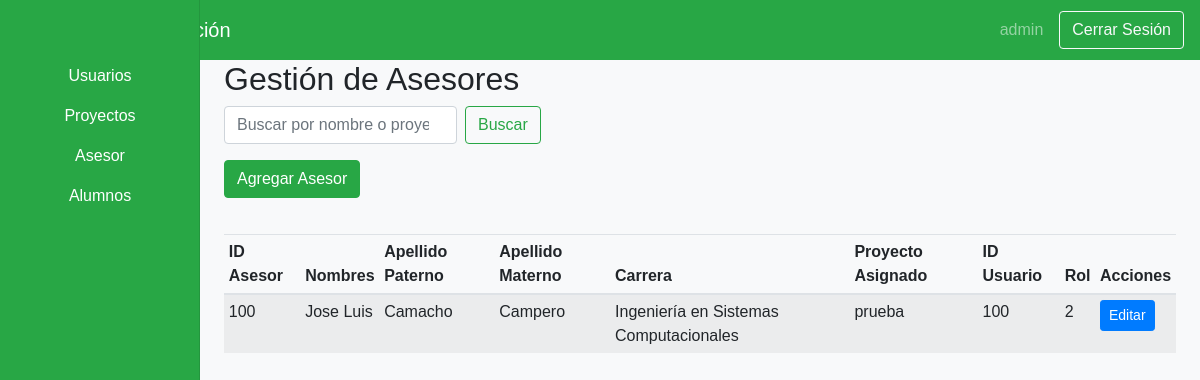
/views/admin/dashboardAdminAsesor.php (signed in), run on an earlier commit of the app's database.
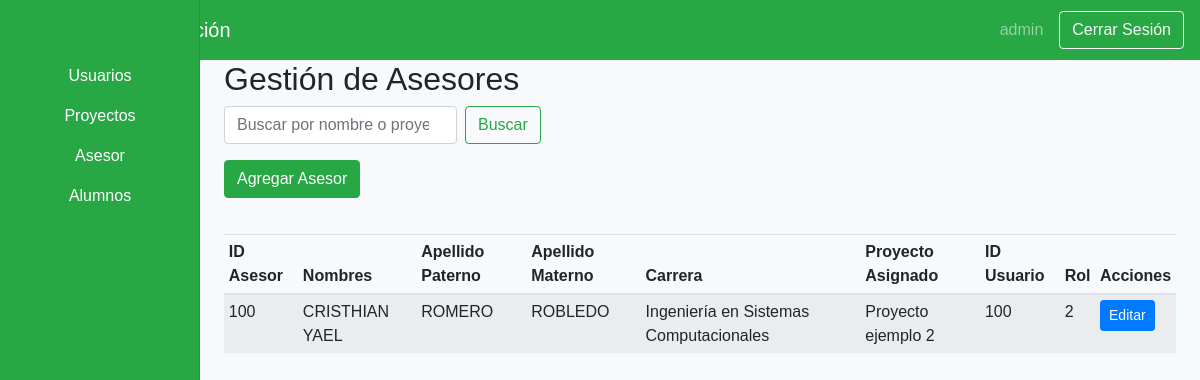
And on a later commit of the database.
### tables this page shows
CREATE TABLE IF NOT EXISTS `asesor` (
  `ID_Asesor` int NOT NULL AUTO_INCREMENT,
  `Nombres` varchar(100) NOT NULL,
  `Apellido_Paterno` varchar(100) NOT NULL,
  `Apellido_Materno` varchar(100) NOT NULL,
  `Proyecto_Asignado` int DEFAULT NULL,
  `Carrera` int DEFAULT NULL,
  `Rol` int DEFAULT NULL,
  `ID_Usuario` int DEFAULT NULL,
  PRIMARY KEY (`ID_Asesor`),
  KEY `fk_asesor_proyecto_asignado` (`Proyecto_Asignado`),
  KEY `fk_asesor_carrera` (`Carrera`),
  KEY `fk_asesor_rol` (`Rol`),
  KEY `fk_asesor_usuario` (`ID_Usuario`)
);

CREATE TABLE IF NOT EXISTS `proyecto` (
  `ID_Proyecto` int NOT NULL AUTO_INCREMENT,
  `Nombre_Proyecto` varchar(200) NOT NULL,
  `Status` enum('Pendiente','En Revisión') NOT NULL,
  `Integrante_1` int DEFAULT NULL,
  `Integrante_2` int DEFAULT NULL,
  `Integrante_3` int DEFAULT NULL,
  `Asesor` int DEFAULT NULL,
  PRIMARY KEY (`ID_Proyecto`),
  KEY `fk_proyecto_integrante_1` (`Integrante_1`),
  KEY `fk_proyecto_integrante_2` (`Integrante_2`),
  KEY `fk_proyecto_integrante_3` (`Integrante_3`),
  KEY `fk_proyecto_asesor` (`Asesor`)
);

CREATE TABLE IF NOT EXISTS `carrera` (
  `ID_Carrera` int NOT NULL AUTO_INCREMENT,
  `Nombre_Carrera` varchar(100) NOT NULL,
  PRIMARY KEY (`ID_Carrera`)
);

CREATE TABLE IF NOT EXISTS `usuario` (
  `ID_Usuario` int NOT NULL AUTO_INCREMENT,
  `Nombre_Usuario` varchar(50) NOT NULL,
  `Contraseña` varchar(255) NOT NULL,
  `Rol` int DEFAULT NULL,
  PRIMARY KEY (`ID_Usuario`),
  KEY `fk_usuario_rol` (`Rol`)
);

### Views/Admin/dashboardAdminAsesor.php (the view, shortened to what the changed rows need)
<?php
include('../../includes/config.php');
?>
<!DOCTYPE html>
<html lang="es">
<head>
    <link rel="stylesheet" href="https://stackpath.bootstrapcdn.com/bootstrap/4.3.1/css/bootstrap.min.css">
    <link rel="stylesheet" href="<?php echo CSS_PATH; ?>dashboard.css">
</head>
<body>
    <div class="container-fluid">
        <div class="row">
            <main role="main" class="col-md-9 ml-sm-auto col-lg-10 px-4">
                <h2>Gestión de Asesores</h2>
                <div class="table-responsive">
                    <table class="table table-striped table-sm">
                        <thead>
                            <tr>
                                <th>ID Asesor</th>
                                <th>Nombres</th>
                                <th>Apellido Paterno</th>
                                <th>Apellido Materno</th>
                                <th>Carrera</th>
                                <th>Proyecto Asignado</th>
                                <th>ID Usuario</th>
                                <th>Rol</th>
                                <th>Acciones</th>
                            </tr>
                        </thead>
                        <tbody>
                            <?php
                            $searchQuery = "";
                            $query = "
                                SELECT asesor.ID_Asesor, asesor.Nombres, asesor.Apellido_Paterno, asesor.Apellido_Materno,
                                carrera.Nombre_Carrera, proyecto.Nombre_Proyecto, usuario.id_usuario, usuario.rol
                                FROM asesor
                                LEFT JOIN carrera ON asesor.Carrera = carrera.ID_Carrera
                                LEFT JOIN proyecto ON asesor.Proyecto_Asignado = proyecto.ID_Proyecto
                                LEFT JOIN usuario ON usuario.id_usuario = asesor.ID_Asesor
                                WHERE 1=1 $searchQuery
                                ORDER BY asesor.ID_Asesor ASC";
                            $result = $connection->query($query);
                            while ($row = $result->fetch_assoc()) {
                                echo "<tr>";
                                echo "<td>" . htmlspecialchars($row['ID_Asesor'] ?? '') . "</td>";
                                echo "<td>" . htmlspecialchars($row['Nombres'] ?? '') . "</td>";
                                echo "<td>" . htmlspecialchars($row['Apellido_Paterno'] ?? '') . "</td>";
                                echo "<td>" . htmlspecialchars($row['Apellido_Materno'] ?? '') . "</td>";
                                echo "<td>" . htmlspecialchars($row['Nombre_Carrera'] ?? 'Sin Carrera') . "</td>";
                                echo "<td>" . htmlspecialchars($row['Nombre_Proyecto'] ?? 'Sin Proyecto') . "</td>";
                                echo "<td>" . htmlspecialchars($row['id_usuario'] ?? '') . "</td>";
                                echo "<td>" . htmlspecialchars($row['rol'] ?? '') . "</td>";
                                echo "<td>";
                                echo "<button type='button' class='btn btn-primary btn-sm' data-toggle='modal' data-target='#editAsesorModal'
                                        data-id='" . htmlspecialchars($row['ID_Asesor'] ?? '') . "'
                                        data-nombres='" . htmlspecialchars($row['Nombres'] ?? '') . "'
                                        data-apellido_paterno='" . htmlspecialchars($row['Apellido_Paterno'] ?? '') . "'
                                        data-apellido_materno='" . htmlspecialchars($row['Apellido_Materno'] ?? '') . "'
                                        data-carrera='" . htmlspecialchars($row['Nombre_Carrera'] ?? '') . "'
                                        data-proyecto='" . htmlspecialchars($row['Nombre_Proyecto'] ?? '') . "'>Editar</button>";
                                echo "</td>";
                                echo "</tr>";
                            }
                            ?>
                        </tbody>
                    </table>
                </div>
            </main>
        </div>
    </div>
</body>
</html>

What changed in the data, as far as the page shows it:
changed asesor "Ingeniería en Sistemas Computacionales": Nombres "Jose Luis" → "CRISTHIAN YAEL"; Apellido_Paterno "Camacho" → "ROMERO"; Apellido_Materno "Campero" → "ROBLEDO"; proyecto.Nombre_Proyecto "prueba" → "Proyecto ejemplo 2"
